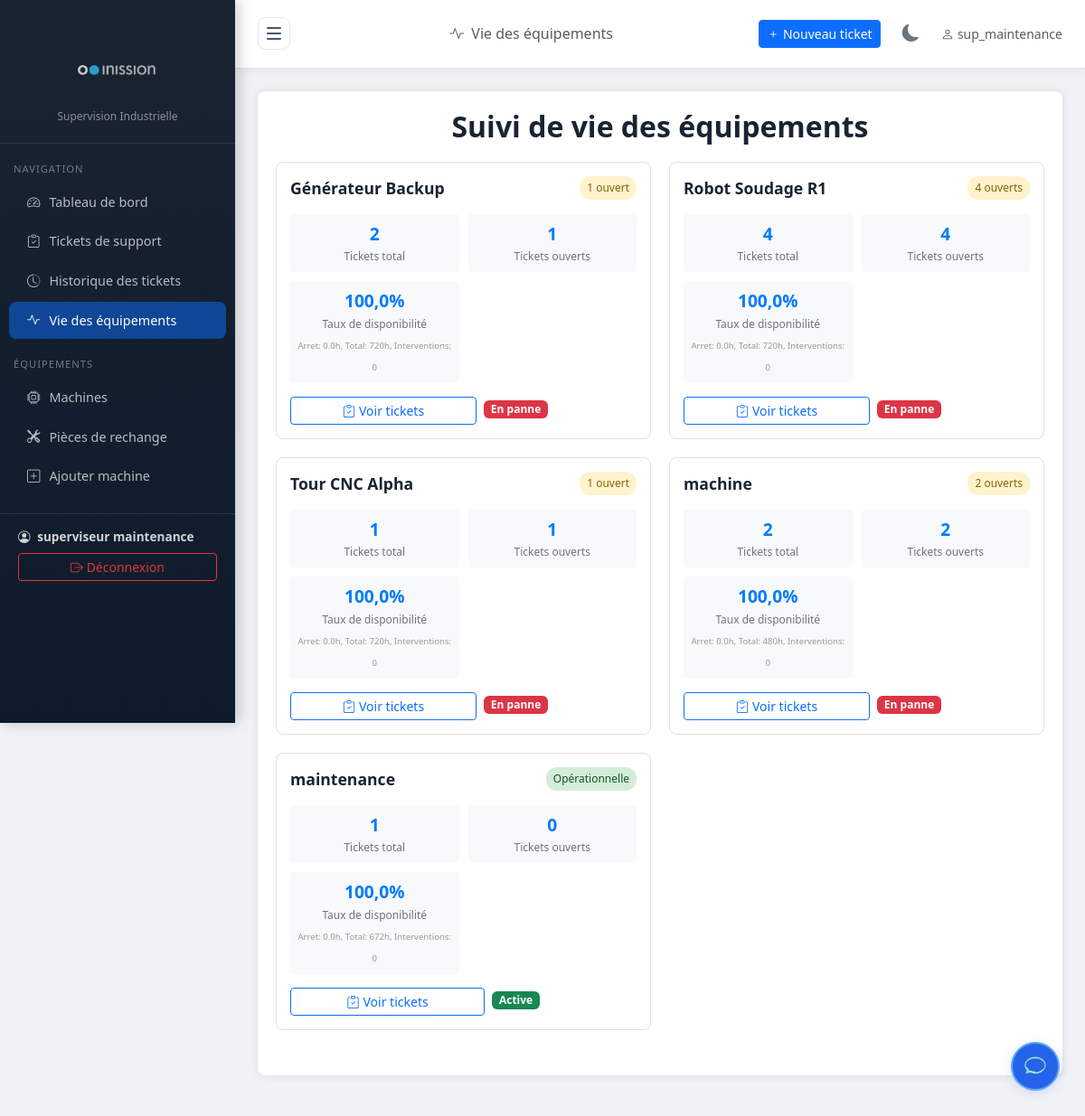
Page /interventions/viee/ (signed in) on the committed database.
### tickets/models.py (models this page shows, shortened)
class Machine(models.Model):
    nom = models.CharField(max_length=200, verbose_name="Nom de la machine")
    reference = models.CharField(max_length=100, unique=True, verbose_name="Référence")
    localisation = models.CharField(max_length=200, verbose_name="Localisation / Zone")
    description = models.TextField(blank=True, verbose_name="Description")
    actif = models.BooleanField(default=True, verbose_name="Active")
    date_installation = models.DateField(null=True, blank=True, verbose_name="Date d'installation")
    department = models.ForeignKey('Department', on_delete=models.SET_NULL, null=True, blank=True, verbose_name="Département associé")
    operator = models.ForeignKey('OperatorProfile', on_delete=models.SET_NULL, null=True, blank=True, verbose_name="Opérateur assigné")
    manuel_pdf = models.FileField(upload_to='machines/manuals/', blank=True, null=True, verbose_name="Manuel d'utilisation (PDF)")
    manuel_texte = models.TextField(blank=True, null=True, verbose_name="Manuel d'utilisation (texte)")
    class Meta:
        verbose_name = "Machine"
        verbose_name_plural = "Machines"
        ordering = ['nom']

### tickets/views.py (the view, shortened to what this page needs)
# urls.py: path('interventions/viee/', views.viee_dashboard, name='viee_dashboard'),
@login_required
@login_required
def viee_dashboard(request):
    from django.db.models import Count, Q
    user = request.user
    profile = getattr(user, 'operatorprofile', None)
    if is_admin_or_supervisor(user):
        if profile and profile.role == 'superviseur' and profile.department:
            machine_base_qs = Machine.objects.filter(department=profile.department)
        else:
            machine_base_qs = Machine.objects.all()
    else:
        if not profile:
            messages.error(request, "Aucun profil opérateur trouvé.")
            return redirect('dashboard')
        machine_base_qs = profile.machines.all()
    machines_qs = machine_base_qs.annotate(
        nb_demandes=Count('ticketsupport'),
        nb_demandes_ouvertes=Count('ticketsupport', filter=Q(ticketsupport__statut__in=['en_attente', 'validee', 'en_cours'])),
        nb_demandes_critiques=Count('ticketsupport', filter=Q(ticketsupport__nature_probleme='critique', ticketsupport__statut__in=['en_attente', 'validee', 'en_cours'])),
    ).order_by('nom')
    paginator = Paginator(machines_qs, 25)  # 25 machines par page
    page = request.GET.get('page')
    try:
        machines = paginator.page(page)
    except PageNotAnInteger:
        machines = paginator.page(1)
    except EmptyPage:
        machines = paginator.page(paginator.num_pages)
    for machine in machines:
        total_arret_heures = 0
        interventions = InterventionTechnique.objects.filter(
            numero_ticket__machine=machine,
            date_fin_intervention__isnull=False
        )
        nb_interventions_terminees = interventions.count()
        if machine.date_installation:
            temps_total = (timezone.now().date() - machine.date_installation).days * 24
        else:
            temps_total = 30 * 24
        if temps_total > 0:
            temps_disponible = max(0, temps_total - total_arret_heures)
            machine.taux_disponibilite = (temps_disponible / temps_total) * 100
        else:
            machine.taux_disponibilite = 100.0
        machine.taux_disponibilite = round(machine.taux_disponibilite, 2)
        machine.debug_info = f"Arret: {total_arret_heures:.1f}h, Total: {temps_total}h, Interventions: {nb_interventions_terminees}"
    demandes_recentes = TicketSupport.objects.select_related('machine').order_by('-date_creation')[:10]
    interventions_recentes = InterventionTechnique.objects.select_related('numero_demande', 'numero_demande__machine').order_by('-date_creation')[:10]
    context = {
        'machines': machines,
        'demandes_recentes': demandes_recentes,
        'interventions_recentes': interventions_recentes,
        'paginator': paginator,
    }
    return render(request, 'tickets/viee_dashboard.html', context)

### tickets/templatetags/permissions.py (called while the page is built)
@register.filter
def is_admin_or_supervisor(user):
    if user.is_superuser or user.is_staff:
        return True
    profile = getattr(user, 'operatorprofile', None)
    return profile and profile.role == 'superviseur'

### tickets/views.py (called while the page is built)
def is_admin_or_supervisor(user):
    if user.is_superuser or user.is_staff:
        return True
    profile = getattr(user, 'operatorprofile', None)
    return profile and profile.role == 'superviseur'

### tickets/templates/tickets/viee_dashboard.html (shortened to what this page needs)
{% extends 'tickets/base.html' %}
{% load permissions %}
{% block page_title %}<i class="bi bi-activity me-2"></i>Vie des équipements{% endblock %}
{% block content %}
<div class="viee-container">
    <h2 class="viee-title">Suivi de vie des équipements</h2>
    <div class="machine-grid">
        {% for machine in machines %}
        <div class="machine-card" data-machine-id="{{ machine.pk }}">
            <div class="machine-header">
                <div class="machine-name">{{ machine.nom }}</div>
                {% if machine.nb_demandes_critiques > 0 %}
                <div class="machine-status status-danger">{{ machine.nb_demandes_critiques }} critique{{ machine.nb_demandes_critiques|pluralize }}</div>
                {% elif machine.nb_demandes_ouvertes > 0 %}
                <div class="machine-status status-warning">{{ machine.nb_demandes_ouvertes }} ouvert{{ machine.nb_demandes_ouvertes|pluralize }}</div>
                {% else %}
                <div class="machine-status status-good">Opérationnelle</div>
                {% endif %}
            </div>
            <div class="machine-stats">
                <div class="stat-item">
                    <div class="stat-number" data-field="nb_demandes">{{ machine.nb_demandes }}</div>
                    <div class="stat-label">Tickets total</div>
                </div>
                <div class="stat-item">
                    <div class="stat-number" data-field="nb_demandes_ouvertes">{{ machine.nb_demandes_ouvertes }}</div>
                    <div class="stat-label">Tickets ouverts</div>
                </div>
                <div class="stat-item">
                    <div class="stat-number" data-field="taux_disponibilite">{{ machine.taux_disponibilite }}%</div>
                    <div class="stat-label">Taux de disponibilité</div>
                    <small style="font-size: 0.6rem; color: #999;">{{ machine.debug_info }}</small>
                </div>
            </div>
            <div class="d-flex gap-2">
                <button type="button" class="btn btn-sm btn-outline-primary flex-grow-1" data-bs-toggle="modal" data-bs-target="#ticketsModal" data-machine-id="{{ machine.pk }}">
                    <i class="bi bi-clipboard-check me-1"></i>Voir tickets
                </button>
                <div class="d-flex flex-column flex-grow-1">
                    <span class="mb-1 machine-status-label">
                        {% if machine.actif %}
                            {% if machine.nb_demandes_ouvertes > 0 %}
                                <span class="badge bg-danger">En panne</span>
                            {% else %}
                                <span class="badge bg-success">Active</span>
                            {% endif %}
                        {% else %}
                            <span class="badge bg-secondary">Inactive</span>
                        {% endif %}
                    </span>
                </div>
            </div>
        </div>
            {% empty %}
        <div class="col-12 text-center py-5 text-muted">
            <i class="bi bi-cpu" style="font-size:4rem;display:block;margin-bottom:15px;"></i>
            Aucune machine active trouvée.
        </div>
        {% endfor %}
    </div>
{% endblock %}

### tickets/templates/tickets/base.html (shortened to what this page needs)
{% load static %}
{% load permissions %}
<!DOCTYPE html>
<html lang="fr">
<head>
    <link href="https://cdnjs.cloudflare.com/ajax/libs/bootstrap/5.3.2/css/bootstrap.min.css" rel="stylesheet">
    <link href="https://cdnjs.cloudflare.com/ajax/libs/bootstrap-icons/1.11.3/font/bootstrap-icons.min.css" rel="stylesheet">
</head>
<body>
{% if user.is_authenticated %}
<div id="sidebar" class="sidebar d-flex flex-column">
    <div class="sidebar-inner">
    <div class="sidebar-brand flex-shrink-0">
        <img src="{% static 'img/inission.png' %}" alt="Inission Logo" class="brand-icon" style="background: none; width: 150px; height: 100px; object-fit: contain; border-radius: 12px; border: none; box-shadow: none; display: flex; align-items: center; justify-content: center; margin: 0 auto 0;" />
        <small style="margin-top: 0; display: block;">Supervision Industrielle</small>
    </div>
    <nav class="mt-2 flex-grow-1">
        <div class="sidebar-section">Navigation</div>
        <a href="{% url 'dashboard' %}" class="nav-link {% if request.resolver_match.url_name == 'dashboard' %}active{% endif %}">
            <i class="bi bi-speedometer2"></i><span>Tableau de bord</span>
        </a>
        <a href="{% url 'demande_dashboard' %}" class="nav-link {% if 'demande' in request.resolver_match.url_name %}active{% endif %}">
            <i class="bi bi-clipboard-check"></i><span>Tickets de support</span>
        </a>
            <a href="{% url 'ticket_history_list' %}" class="nav-link {% if request.resolver_match.url_name == 'ticket_history_list' %}active{% endif %}">
                <i class="bi bi-clock-history"></i><span>Historique des tickets</span>
            </a>
        <a href="{% url 'viee_dashboard' %}" class="nav-link {% if 'viee' in request.resolver_match.url_name %}active{% endif %}">
            <i class="bi bi-activity"></i><span>Vie des équipements</span>
        </a>
        {% if user|is_admin_or_supervisor %}
        <div class="sidebar-section">Équipements</div>
        <a href="{% url 'machine_list' %}" class="nav-link {% if 'machine' in request.resolver_match.url_name %}active{% endif %}">
            <i class="bi bi-cpu"></i><span>Machines</span>
        </a>
            <a href="{% url 'machine_spare_parts' %}" class="nav-link {% if request.resolver_match.url_name == 'machine_spare_parts' %}active{% endif %}">
                <i class="bi bi-tools"></i><span>Pièces de rechange</span>
            </a>
        <a href="{% url 'machine_create' %}" class="nav-link">
            <i class="bi bi-plus-square"></i><span>Ajouter machine</span>
        </a>
        {% endif %}
    </nav>
    <div class="sidebar-footer flex-shrink-0">
        <div class="user-info">
            <i class="bi bi-person-circle me-1"></i>
            <strong>{{ user.get_full_name|default:user.username }}</strong>
        </div>
        <form action="{% url 'logout' %}" method="post" style="margin-top:8px;">
            <button type="submit" class="btn btn-sm btn-outline-danger w-100">
                <i class="bi bi-box-arrow-right"></i> <span>Déconnexion</span>
            </button>
        </form>
    </div>
    </div>
</div>
<div id="main" class="main-content">
    <div class="topbar">
        <button id="toggle-btn" onclick="toggleSidebar()">
            <span></span>
            <span></span>
            <span></span>
        </button>
        <h6 class="mb-0 text-muted">{% block page_title %}{% endblock %}</h6>
        <div class="d-flex align-items-center gap-3">
            <a href="{% url 'demande_create' %}" class="btn btn-primary btn-sm">
                <i class="bi bi-plus"></i> Nouveau ticket
            </a>
            <button class="theme-toggle-btn" onclick="toggleTheme()" title="Basculer le thème">
                <i class="bi bi-moon-fill" id="theme-icon"></i>
            </button>
            <span class="text-muted small"><i class="bi bi-person me-1"></i>{{ user.username }}</span>
        </div>
    </div>
    <div class="page-content">
        {% block content %}{% endblock %}
    </div>
</div>
{% endif %}
{% if user.is_authenticated %}
{% include "tickets/chatbot_widget.html" %}
{% endif %}
</body>
</html>

### tickets/templates/tickets/base.html (style rules this page uses)
:root { --sidebar-width: 260px; --primary: #1a2332; --accent: #0d6efd; --danger: #dc3545; }
body { background: #f0f2f5; font-family: 'Segoe UI', sans-serif; }
.sidebar { width: var(--sidebar-width); min-width: var(--sidebar-width); background: linear-gradient(180deg, #1a2332 0%, #0d1b2a 100%); min-height: 100vh; position: fixed; top: 0; left: 0; z-index: 1000; overflow-y: auto; overflow-x: hidden; box-shadow: 4px 0 15px rgba(0,0,0,0.2); max-height: 100vh; transition: width 0.3s ease, min-width 0.3s ease; }
.sidebar-inner { width: var(--sidebar-width); transition: width 0.3s ease; }
.sidebar-brand { padding: 20px; border-bottom: 1px solid rgba(255,255,255,0.1); text-align: center; }
.sidebar-brand small { color: rgba(255,255,255,0.5); font-size: 0.75rem; }
.sidebar-brand .brand-icon { width: 50px; height: 50px; background: white; border-radius: 12px; display: flex; align-items: center; justify-content: center; margin: 0 auto 10px; font-size: 1.5rem; position: relative; border: 2px solid #e0e0e0; }
.sidebar-brand .brand-icon::before { content: ''; position: absolute; width: 16px; height: 16px; border: 3px solid #000; border-radius: 50%; left: 8px; top: 50%; transform: translateY(-50%); }
.sidebar-brand .brand-icon::after { content: ''; position: absolute; width: 16px; height: 16px; background: #00a896; border-radius: 50%; right: 8px; top: 50%; transform: translateY(-50%); }
#toggle-btn { width: 36px; height: 36px; background: white; border: 1px solid #e2e8f0; border-radius: 8px; cursor: pointer; display: flex; flex-direction: column; align-items: center; justify-content: center; gap: 4px; transition: all 0.3s ease; margin-right: 15px; flex-shrink: 0; }
#sidebar:not(.collapsed) ~ #main { margin-left: var(--sidebar-width); }
#toggle-btn span { display: block; width: 16px; height: 2px; background: #475569; border-radius: 2px; transition: transform 0.3s, opacity 0.3s; }
.sidebar-section { padding: 10px 15px 5px; font-size: 0.7rem; color: rgba(255,255,255,0.4); text-transform: uppercase; letter-spacing: 1px; margin-top: 10px; }
.sidebar .nav-link { color: rgba(255,255,255,0.7); padding: 10px 20px; border-radius: 8px; margin: 2px 10px; font-size: 0.9rem; transition: all 0.2s; display: flex; align-items: center; gap: 10px; }
.sidebar .nav-link:hover, .sidebar .nav-link.active { background: rgba(13,110,253,0.3); color: #fff; }
.sidebar .nav-link.active { background: rgba(13,110,253,0.5); }
.sidebar-footer { padding: 15px 20px; border-top: 1px solid rgba(255,255,255,0.1); margin-top: 20px; }
.user-info { color: rgba(255,255,255,0.8); font-size: 0.85rem; }
.main-content { margin-left: var(--sidebar-width); min-height: 100vh; transition: margin-left 0.3s; }
.topbar { background: white; padding: 15px 25px; border-bottom: 1px solid #e0e0e0; box-shadow: 0 2px 10px rgba(0,0,0,0.05); display: flex; align-items: center; justify-content: space-between; }
.page-content { padding: 25px; }
.theme-toggle-btn { background: none; border: none; color: #6c757d; font-size: 1.2rem; cursor: pointer; padding: 8px; border-radius: 6px; transition: all 0.3s ease; display: flex; align-items: center; justify-content: center; }

### tickets/templates/tickets/viee_dashboard.html (style rules this page uses)
.viee-container { background: white; padding: 20px; border-radius: 8px; box-shadow: 0 0 10px rgba(0,0,0,0.1); margin-bottom: 20px; }
.viee-title { text-align: center; margin-bottom: 20px; color: #1a2332; font-weight: 600; }
.machine-grid { display: grid; grid-template-columns: repeat(auto-fill, minmax(300px, 1fr)); gap: 20px; margin-bottom: 30px; }
.machine-card { border: 1px solid #e0e0e0; border-radius: 8px; padding: 15px; background: #fff; transition: transform 0.2s, box-shadow 0.2s; }
.machine-header { display: flex; justify-content: space-between; align-items: center; margin-bottom: 15px; }
.machine-name { font-weight: 600; color: #1a2332; font-size: 1.1rem; }
.machine-status { padding: 4px 8px; border-radius: 12px; font-size: 0.75rem; font-weight: 500; }
.status-good { background: #d4edda; color: #155724; }
.status-warning { background: #fff3cd; color: #856404; }
.machine-stats { display: grid; grid-template-columns: repeat(2, 1fr); gap: 10px; margin-bottom: 15px; }
.stat-item { text-align: center; padding: 8px; background: #f8f9fa; border-radius: 4px; }
.stat-number { font-size: 1.2rem; font-weight: bold; color: #007bff; }
.stat-label { font-size: 0.75rem; color: #6c757d; margin-top: 2px; }

### rows in the picture
Machine: nom "Générateur Backup", nb_demandes_ouvertes "1", nb_demandes "2", taux_disponibilite "100,0", debug_info "Arret: 0.0h, Total: 720h, Interventions: 0", actif "En panne"
Machine: nom "Robot Soudage R1", nb_demandes_ouvertes "4", nb_demandes "4", taux_disponibilite "100,0", debug_info "Arret: 0.0h, Total: 720h, Interventions: 0", actif "En panne"
Machine: nom "Tour CNC Alpha", nb_demandes_ouvertes "1", nb_demandes "1", taux_disponibilite "100,0", debug_info "Arret: 0.0h, Total: 720h, Interventions: 0", actif "En panne"
Machine: nom "machine", nb_demandes_ouvertes "2", nb_demandes "2", taux_disponibilite "100,0", debug_info "Arret: 0.0h, Total: 480h, Interventions: 0", actif "En panne"
Machine: nom "maintenance", shows "Opérationnelle", nb_demandes "1", nb_demandes_ouvertes "0", taux_disponibilite "100,0", debug_info "Arret: 0.0h, Total: 672h, Interventions: 0", actif "Active"

### other values in the picture
{{ user.get_full_name|default:user.username }} "superviseur maintenance"
{{ user.username }} "sup_maintenance"
